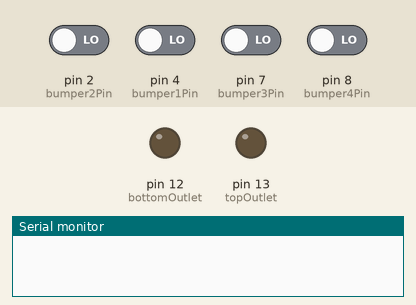
The sketch below on a simulated Arduino Uno, built with avr-gcc and run on an emulated ATmega328P. On the bench: output pins drawn as LEDs (lit = HIGH), the last lines printed to the serial monitor. Dashed ring = blinking. Inputs (shaded band) come from the test bench; at power-on: pin 2 (bumper2Pin), pin 4 (bumper1Pin), pin 7 (bumper3Pin), pin 8 (bumper4Pin) LOW.

Above: at 1.2 s.
1.3 s: pin 2 (bumper2Pin) driven HIGH
At 4.1 s:
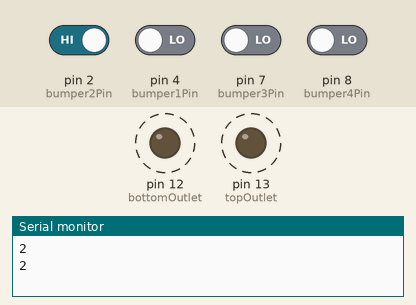
4.3 s: pin 7 (bumper3Pin) driven HIGH
6.8 s: pin 4 (bumper1Pin) driven HIGH
8.8 s: pin 7 (bumper3Pin) driven LOW
Timing chart, 0 to 11.8 s (numbered marks = the images above; inputs shaded):
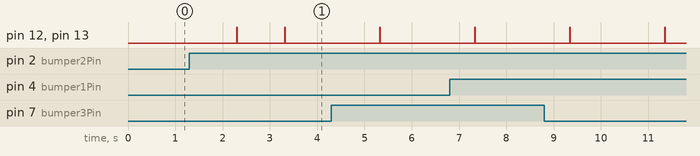

Measured:
- after the input at 1.3 s, pin 12 (bottomOutlet), pin 13 (topOutlet): alternates HIGH for 0.01 s and LOW for 1.0 s, starting after 1.0 s

The sketch:

gameState.ino
```cpp
/*
 * Scav 2017
 *
 * For lightbulb:
 *
 * orange is top
 * red is bottom outlet
 * yellow is ground
 * green is 5v
 */

//Define Pins
const int buttonPin = 9;
const int topOutlet = 13;
const int bottomOutlet = 12;
const int bumper1Pin = 4;
const int bumper2Pin = 2;
const int bumper3Pin = 7;
const int bumper4Pin = 8;

//Define game state machine
#define PREGAME 0
#define PLAYGAME 1
int STATE = PREGAME;

void setup() {
  pinMode(bottomOutlet, OUTPUT);
  pinMode(topOutlet, OUTPUT);
  pinMode(bumper1Pin, INPUT);
  pinMode(bumper2Pin, INPUT);
  pinMode(bumper3Pin, INPUT);
  pinMode(bumper4Pin, INPUT);

  Serial.begin(9600);
}

//for testing
void flickLED()
{
  digitalWrite(LED_BUILTIN, HIGH);
  digitalWrite(topOutlet, LOW);
  digitalWrite(bottomOutlet, LOW);
  delay(1000);
  digitalWrite(LED_BUILTIN, LOW);
  digitalWrite(topOutlet, HIGH);
  digitalWrite(bottomOutlet, HIGH);
}

void preGameLoop()
{
  if(digitalRead(buttonPin))
    STATE = PLAYGAME;
}

void playGameLoop()
{
  if(digitalRead(bumper1Pin) == HIGH) //if the first bumper is hit
  {
    flickLED();
    Serial.println("1");
  }
  if(digitalRead(bumper2Pin) == HIGH) //if the second bumper is hit
  {
    flickLED();
    Serial.println("2");
  }
  if(digitalRead(bumper3Pin) == HIGH) //if the third bumper is hit
  {
    flickLED();
    Serial.println("3");
  }
  if(digitalRead(bumper4Pin) == HIGH) //if the fourth bumper is hit
  {
    flickLED();
    Serial.println("4");
  }
}

void loop()
{
  playGameLoop();
  delay(10);
}
```
